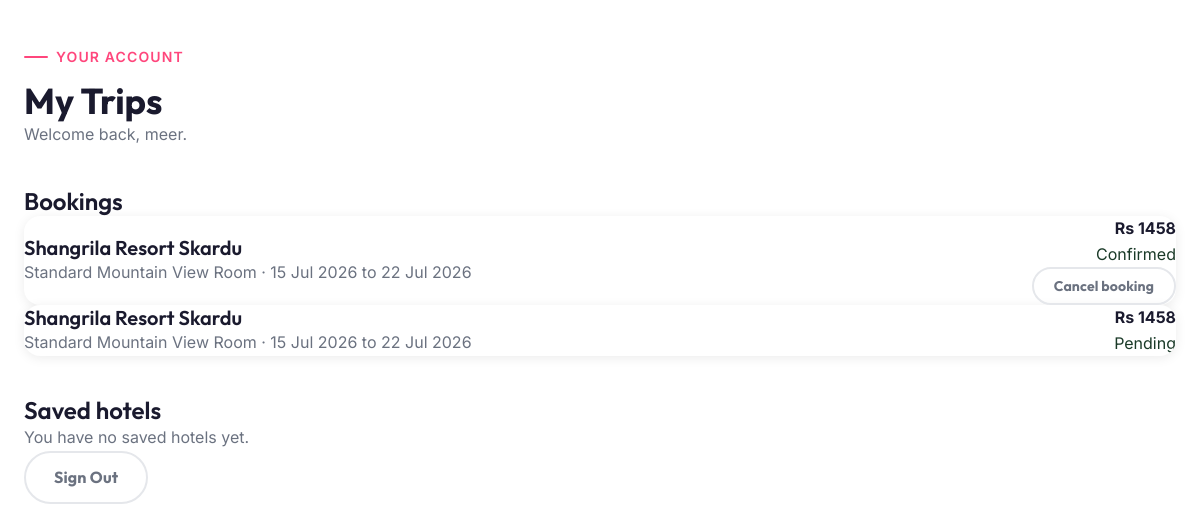
/account/ (signed in), run on an earlier commit of the app's database.
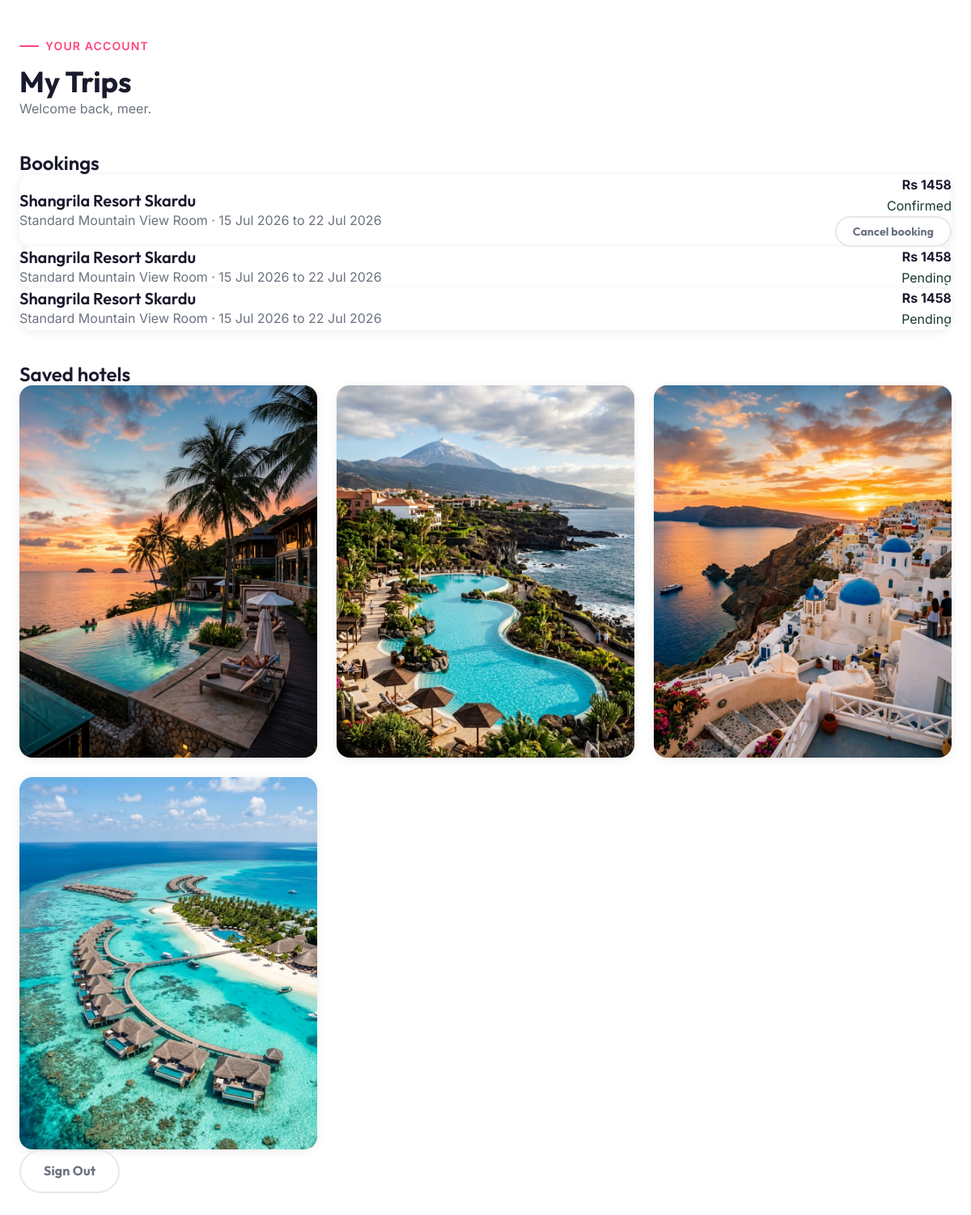
And on a later commit of the database.
### travel/models.py (models this page shows, shortened)
class Booking(models.Model):
    STATUS_CHOICES = [('pending', 'Pending'), ('confirmed', 'Confirmed'), ('cancelled', 'Cancelled')]
    hotel = models.ForeignKey(Hotel, on_delete=models.PROTECT)
    room = models.ForeignKey(Room, on_delete=models.PROTECT)
    user = models.ForeignKey(User, null=True, blank=True, on_delete=models.SET_NULL, related_name='bookings')
    check_in = models.DateField(null=True, blank=True)
    check_out = models.DateField(null=True, blank=True)
    guests = models.PositiveIntegerField(default=2)
    total_price = models.DecimalField(max_digits=8, decimal_places=2)
    status = models.CharField(max_length=20, choices=STATUS_CHOICES, default='pending')
    payment_status = models.CharField(max_length=20, default='unpaid')
    stripe_session_id = models.CharField(max_length=255, blank=True)
    created_at = models.DateTimeField(auto_now_add=True)
    expires_at = models.DateTimeField(null=True, blank=True)
    travel_cover = models.BooleanField(default=False)

class PhotoMixin:
    def get_image_url(self):
        photo = getattr(self, 'photo', None)
        if photo:
            return photo.url
        legacy = getattr(self, 'image', '') or ''
        if legacy:
            return staticfiles_storage.url(legacy)
        return staticfiles_storage.url('images/hotel-room.jpg')
    @property
    def image_url(self):
        return self.get_image_url()

class Hotel(PhotoMixin, models.Model):
    name = models.CharField(max_length=160)
    slug = models.SlugField(unique=True)
    destination = models.ForeignKey(Destination, related_name='hotels', on_delete=models.PROTECT, null=True, blank=True)
    image = models.CharField(max_length=255, blank=True)
    photo = models.ImageField(upload_to='hotels/', blank=True)
    rating = models.DecimalField(max_digits=2, decimal_places=1)
    price_per_person = models.DecimalField(max_digits=8, decimal_places=2)
    board_basis = models.CharField(max_length=80)
    facilities = models.JSONField(default=list)
    latitude = models.DecimalField(max_digits=9, decimal_places=6, null=True, blank=True)
    longitude = models.DecimalField(max_digits=9, decimal_places=6, null=True, blank=True)

class Room(PhotoMixin, models.Model):
    hotel = models.ForeignKey(Hotel, related_name='rooms', on_delete=models.CASCADE)
    name = models.CharField(max_length=160)
    image = models.CharField(max_length=255, blank=True)
    photo = models.ImageField(upload_to='rooms/', blank=True)
    board_basis = models.CharField(max_length=80)
    price_per_person = models.DecimalField(max_digits=8, decimal_places=2)
    max_guests = models.PositiveIntegerField(default=2)
    features = models.JSONField(default=list)

class Shortlist(models.Model):
    user = models.ForeignKey(User, on_delete=models.CASCADE, related_name='shortlists')
    hotel = models.ForeignKey(Hotel, on_delete=models.CASCADE, related_name='shortlisted_by')
    created_at = models.DateTimeField(auto_now_add=True)
    class Meta:
        constraints = [models.UniqueConstraint(fields=['user', 'hotel'], name='unique_user_hotel_shortlist')]

### travel/views.py (the view)
# urls.py: path('account/', views.dashboard, name='dashboard'),
@login_required
def dashboard(request):
    bookings = Booking.objects.filter(user=request.user).select_related('hotel', 'room').prefetch_related('passengers')
    shortlists = Shortlist.objects.filter(user=request.user).select_related('hotel')
    return render(request, 'dashboard.html', {'bookings': bookings, 'shortlists': shortlists})

### travel/context_processors.py (called while the page is built)
def booking_context(request):
    if request.user.is_authenticated:
        slugs = list(Shortlist.objects.filter(user=request.user).values_list('hotel__slug', flat=True))
        return {'shortlist_count': len(slugs), 'shortlist_slugs': slugs}
    return {'shortlist_count': 0, 'shortlist_slugs': []}

### templates/dashboard.html (shortened to what this page needs)
<!DOCTYPE html>
{% load static %}
<html lang="en">
<head>
  <link rel="stylesheet" href="{% static 'css/style.css' %}">
  <link rel="stylesheet" href="{% static 'css/components.css' %}">
</head>
<body class="bg-light">
  <main class="container section section--sm">
    <div class="section-header">
      <span class="section-header__label">Your account</span>
      <h1 class="heading-2">My Trips</h1>
      <p class="text-muted">Welcome back, {{ user.username }}.</p>
    </div>
    <section class="mb-10">
      <h2 class="heading-4 mb-4">Bookings</h2>
      {% for booking in bookings %}
      <article class="card p-5 mb-4">
        <div class="d-flex justify-content-between align-items-center">
          <div>
            <h3 class="heading-5">{{ booking.hotel.name }}</h3>
            <p class="text-muted">{{ booking.room.name }} · {{ booking.check_in|date:'j M Y' }} to {{ booking.check_out|date:'j M Y' }}</p>
          </div>
          <div class="text-right"><strong>Rs {{ booking.total_price|floatformat:0 }}</strong><p class="text-sm text-green">{{ booking.get_status_display }}</p>{% if booking.status == 'confirmed' %}<form method="post" action="{% url 'cancel-booking' booking.id %}">{% csrf_token %}<button class="btn btn--ghost btn--sm mt-2" type="submit">Cancel booking</button></form>{% endif %}</div>
        </div>
      </article>
      {% empty %}<p class="text-muted">You have no bookings yet.</p>{% endfor %}
    </section>
    <section>
      <h2 class="heading-4 mb-4">Saved hotels</h2>
      <div class="blog-row">
        {% for shortlist in shortlists %}
        <article class="card p-4">
          <img src="{{ shortlist.hotel.image_url }}" alt="{{ shortlist.hotel.name }}" class="blog-card__img">
        </article>
        {% empty %}<p class="text-muted">You have no saved hotels yet.</p>{% endfor %}
      </div>
    </section>
    <a class="btn btn--ghost mt-8" href="{% url 'logout' %}">Sign Out</a>
  </main>
</body>
</html>

### static/css/style.css (style rules this page uses)
:root { color-scheme: light only; --color-pink: #FF467C; --color-pink-dark: #E03060; --color-pink-light: #FFD4E4; --color-pink-pale: #FFF0F5; --color-yellow: #F5E642; --color-yellow-dark: #E8D600; --color-cyan: #2DD4BF; --color-cyan-dark: #0EA5A0; --color-green: #1A3A28; --color-green-mid: #254D38; --color-green-light: #2E6644; --color-white: #FFFFFF; --color-cream: #FAF5ED; --color-bg: #F9FAFB; --color-border: #E5E7EB; --color-border-dark: #D1D5DB; --color-text: #1A1A2E; --color-text-muted: #6B7280; --color-text-light: #9CA3AF; --font-heading: 'Outfit', 'Segoe UI', sans-serif; --font-body: 'Inter', 'Segoe UI', sans-serif; --text-xs: 0.75rem; --text-sm: 0.875rem; --text-base: 1rem; --text-lg: 1.125rem; --text-xl: 1.25rem; --text-2xl: 1.5rem; --text-3xl: 1.875rem; --text-4xl: 2.25rem; --text-5xl: 3rem; --text-6xl: 3.75rem; --space-1: 0.25rem; --space-2: 0.5rem; --space-3: 0.75rem; --space-4: 1rem; --space-5: 1.25rem; --space-6: 1.5rem; --space-8: 2rem; --space-10: 2.5rem; --space-12: 3rem; --space-16: 4rem; --space-20: 5rem; --space-24: 6rem; --radius-sm: 0.375rem; --radius-md: 0.5rem; --radius-lg: 0.75rem; --radius-xl: 1rem; --radius-2xl: 1.5rem; --radius-full: 9999px; --shadow-sm: 0 1px 2px 0 rgba(0,0,0,0.05); --shadow-md: 0 4px 6px -1px rgba(0,0,0,0.1), 0 2px 4px -1px rgba(0,0,0,0.06); --shadow-lg: 0 10px 15px -3px rgba(0,0,0,0.1), 0 4px 6px -2px rgba(0,0,0,0.05); --shadow-xl: 0 20px 25px -5px rgba(0,0,0,0.1), 0 10px 10px -5px rgba(0,0,0,0.04); --shadow-pink: 0 8px 24px rgba(255,70,124,0.35); --shadow-card: 0 2px 12px rgba(0,0,0,0.08); --transition-fast: all 0.15s ease; --transition-base: all 0.25s ease; --transition-slow: all 0.4s ease; --transition-bounce: all 0.3s cubic-bezier(0.34,1.56,0.64,1); --container-max: 1280px; --nav-height: 70px; }
*, *::before, *::after { box-sizing: border-box; margin: 0; padding: 0; }
html { scroll-behavior: smooth; font-size: 16px; -webkit-text-size-adjust: 100%; }
body { font-family: var(--font-body); font-size: var(--text-base); color: var(--color-text); background-color: var(--color-white); line-height: 1.6; -webkit-font-smoothing: antialiased; -moz-osx-font-smoothing: grayscale; overflow-x: hidden; }
img, video { display: block; max-width: 100%; height: auto; }
a { color: inherit; text-decoration: none; transition: var(--transition-fast); }
button { cursor: pointer; border: none; background: none; font-family: var(--font-body); font-size: var(--text-base); }
h1, h2, h3, h4, h5, h6 { font-family: var(--font-heading); line-height: 1.2; font-weight: 700; }
.container { width: 100%; max-width: var(--container-max); margin-left: auto; margin-right: auto; padding-left: var(--space-6); padding-right: var(--space-6); }
.section { padding-top: var(--space-16); padding-bottom: var(--space-16); }
.section--sm { padding-top: var(--space-10); padding-bottom: var(--space-10); }
.heading-2 { font-size: var(--text-4xl); font-weight: 700; line-height: 1.15; }
.heading-4 { font-size: var(--text-2xl); font-weight: 600; }
.heading-5 { font-size: var(--text-xl); font-weight: 600; }
.text-green { color: var(--color-green); }
.text-muted { color: var(--color-text-muted); }
.text-right { text-align: right; }
.section-header { margin-bottom: var(--space-10); }
.section-header__label { display: inline-flex; align-items: center; gap: var(--space-2); font-size: var(--text-sm); font-weight: 600; text-transform: uppercase; letter-spacing: 0.08em; color: var(--color-pink); margin-bottom: var(--space-3); }
.section-header__label::before { content: ''; display: inline-block; width: 24px; height: 2px; background: var(--color-pink); border-radius: var(--radius-full); }
.btn { display: inline-flex; align-items: center; justify-content: center; gap: var(--space-2); padding: 0.75rem 1.75rem; border-radius: var(--radius-full); font-family: var(--font-heading); font-size: var(--text-base); font-weight: 700; transition: var(--transition-bounce); cursor: pointer; border: 2px solid transparent; white-space: nowrap; letter-spacing: 0.01em; }
.btn--ghost { background: transparent; color: var(--color-text-muted); border-color: var(--color-border); }
.btn--sm { padding: 0.5rem 1.25rem; font-size: var(--text-sm); }
.card { background: var(--color-white); border-radius: var(--radius-xl); overflow: hidden; box-shadow: var(--shadow-card); transition: var(--transition-base); }

What changed in the data, as far as the page shows it:
added Booking: hotel.name "Shangrila Resort Skardu", room.name "Standard Mountain View Room", check_in "15 Jul 2026", check_out "22 Jul 2026", total_price "1458", status "Pending"
added Shortlist: hotel.image_url (picture)
added Shortlist: hotel.image_url (picture)
added Shortlist: hotel.image_url (picture)
added Shortlist: hotel.image_url (picture)
Also different on the page:
text no longer shown: "You have no saved hotels yet."
